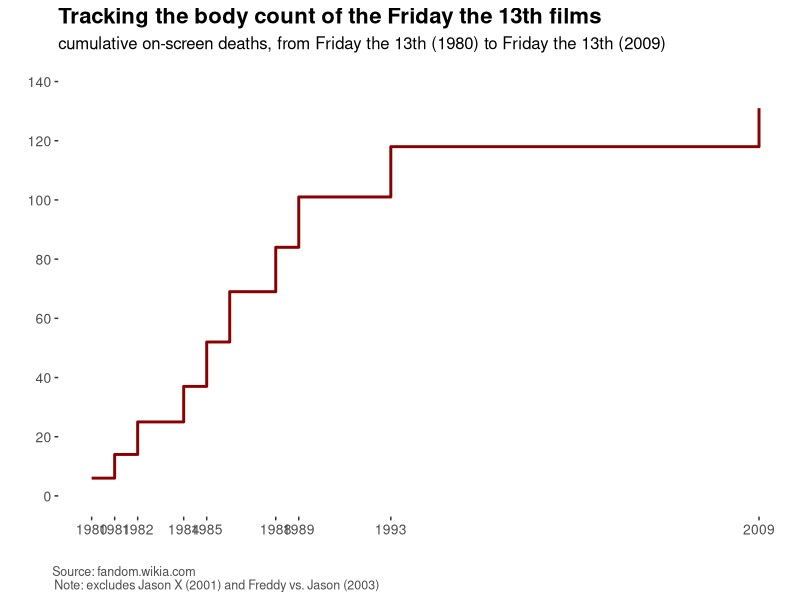
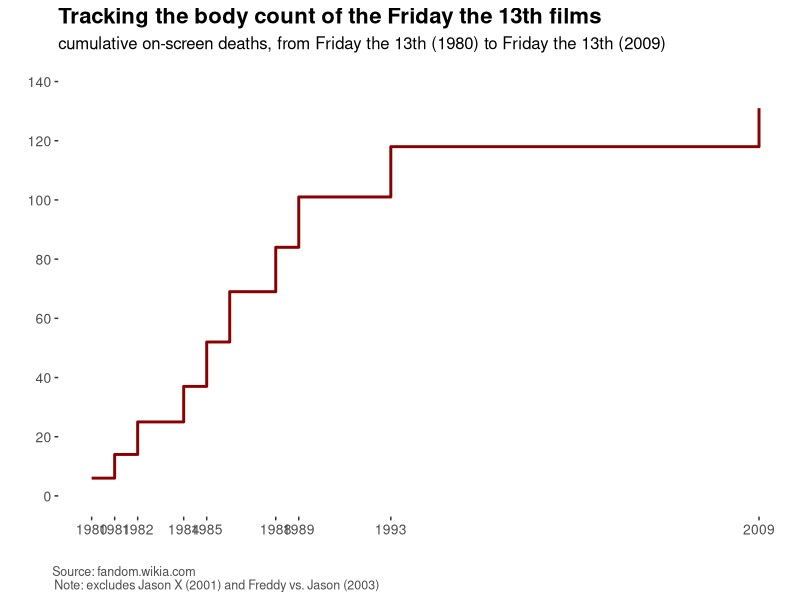

Reproduce these figures in R, in order.
library('tidyverse')
library('gganimate')

deaths <- read_csv('deaths.csv') # http://fridaythe13th.wikia.com/wiki/List_of_deaths_in_the_Friday_the_13th_films

deaths.totals <- deaths %>% filter(`On-Screen Death?` == 'Yes') %>% select(Film, Name) %>%
  group_by(Film) %>%
  mutate(n = row_number(), total.deaths = max(n)) %>%
  select(Film, total.deaths) %>% ungroup() %>%
  distinct() %>%
  mutate(cumulative.deaths = cumsum(total.deaths)) %>% ungroup()

deaths.totals$year <- str_extract_all(deaths.totals$Film, "\\([^()]+\\)")
deaths.totals$year <- as.numeric(substring(deaths.totals$year, 2, nchar(deaths.totals$year)-1))


ggplot(deaths.totals, aes(x = year, y = cumulative.deaths)) +
  geom_step(color = 'darkred', size = 1) +
  scale_x_continuous(breaks = c(1980, 1981, 1982, 1984, 1985, 1988, 1989, 1993, 2009)) +
  scale_y_continuous(limits = c(0, 140), breaks = seq(0, 140, 20)) +
  labs(title = "Tracking the body count of the Friday the 13th films", subtitle = "cumulative on-screen deaths, from Friday the 13th (1980) to Friday the 13th (2009)", y = "", x = "", 
       caption = "Source: fandom.wikia.com\nNote: excludes Jason X (2001) and Freddy vs. Jason (2003)") +
  theme(plot.title = element_text(size = 16, face = "bold"),
        panel.grid.minor = element_blank(), 
        panel.grid.major = element_blank(), 
        panel.background = element_blank(), 
        plot.subtitle = element_text(size = 12), 
        axis.text = element_text(size = 10),
        plot.caption = element_text(hjust = -.01, color = 'grey30', size = 9))


ggsave('plot.png', width = 12, height = 6)
